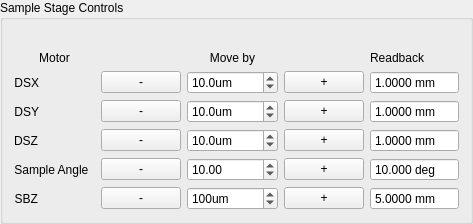
                <widget class="QGroupBox" name="groupBox_39">
                 <property name="enabled">
                  <bool>true</bool>
                 </property>
                 <property name="sizePolicy">
                  <sizepolicy hsizetype="Preferred" vsizetype="Preferred">
                   <horstretch>0</horstretch>
                   <verstretch>0</verstretch>
                  </sizepolicy>
                 </property>
                 <property name="styleSheet">
                  <string notr="true"/>
                 </property>
                 <property name="title">
                  <string>Sample Stage Controls</string>
                 </property>
                 <layout class="QGridLayout" name="gridLayout_90">
                  <item row="0" column="2">
                   <widget class="QLabel" name="label_167">
                    <property name="sizePolicy">
                     <sizepolicy hsizetype="Preferred" vsizetype="Fixed">
                      <horstretch>0</horstretch>
                      <verstretch>0</verstretch>
                     </sizepolicy>
                    </property>
                    <property name="text">
                     <string/>
                    </property>
                   </widget>
                  </item>
                  <item row="4" column="4">
                   <widget class="QPushButton" name="pb_move_dsz_pos">
                    <property name="sizePolicy">
                     <sizepolicy hsizetype="Preferred" vsizetype="Fixed">
                      <horstretch>0</horstretch>
                      <verstretch>0</verstretch>
                     </sizepolicy>
                    </property>
                    <property name="text">
                     <string>+</string>
                    </property>
                   </widget>
                  </item>
                  <item row="5" column="4">
                   <widget class="QPushButton" name="pb_move_dth_pos">
                    <property name="sizePolicy">
                     <sizepolicy hsizetype="Preferred" vsizetype="Fixed">
                      <horstretch>0</horstretch>
                      <verstretch>0</verstretch>
                     </sizepolicy>
                    </property>
                    <property name="text">
                     <string>+</string>
                    </property>
                   </widget>
                  </item>
                  <item row="4" column="0">
                   <widget class="QLabel" name="label_43">
                    <property name="sizePolicy">
                     <sizepolicy hsizetype="Fixed" vsizetype="Preferred">
                      <horstretch>0</horstretch>
                      <verstretch>0</verstretch>
                     </sizepolicy>
                    </property>
                    <property name="text">
                     <string>DSZ</string>
                    </property>
                    <property name="alignment">
                     <set>Qt::AlignRight|Qt::AlignTrailing|Qt::AlignVCenter</set>
                    </property>
                   </widget>
                  </item>
                  <item row="3" column="4">
                   <widget class="QPushButton" name="pb_move_dsy_pos">
                    <property name="sizePolicy">
                     <sizepolicy hsizetype="Preferred" vsizetype="Fixed">
                      <horstretch>0</horstretch>
                      <verstretch>0</verstretch>
                     </sizepolicy>
                    </property>
                    <property name="text">
                     <string>+</string>
                    </property>
                   </widget>
                  </item>
                  <item row="6" column="0">
                   <widget class="QLabel" name="label_82">
                    <property name="sizePolicy">
                     <sizepolicy hsizetype="Fixed" vsizetype="Preferred">
                      <horstretch>0</horstretch>
                      <verstretch>0</verstretch>
                     </sizepolicy>
                    </property>
                    <property name="text">
                     <string>SBZ</string>
                    </property>
                    <property name="alignment">
                     <set>Qt::AlignRight|Qt::AlignTrailing|Qt::AlignVCenter</set>
                    </property>
                   </widget>
                  </item>
                  <item row="2" column="2">
                   <widget class="QDoubleSpinBox" name="db_move_dsx">
                    <property name="sizePolicy">
                     <sizepolicy hsizetype="Preferred" vsizetype="Fixed">
                      <horstretch>0</horstretch>
                      <verstretch>0</verstretch>
                     </sizepolicy>
                    </property>
                    <property name="suffix">
                     <string>um</string>
                    </property>
                    <property name="decimals">
                     <number>1</number>
                    </property>
                    <property name="minimum">
                     <double>-10000.000000000000000</double>
                    </property>
                    <property name="maximum">
                     <double>10000.000000000000000</double>
                    </property>
                    <property name="singleStep">
                     <double>5.000000000000000</double>
                    </property>
                    <property name="value">
                     <double>10.000000000000000</double>
                    </property>
                   </widget>
                  </item>
                  <item row="3" column="5">
                   <widget class="QDoubleSpinBox" name="db_dsy">
                    <property name="sizePolicy">
                     <sizepolicy hsizetype="Preferred" vsizetype="Fixed">
                      <horstretch>0</horstretch>
                      <verstretch>0</verstretch>
                     </sizepolicy>
                    </property>
                    <property name="readOnly">
                     <bool>true</bool>
                    </property>
                    <property name="buttonSymbols">
                     <enum>QAbstractSpinBox::NoButtons</enum>
                    </property>
                    <property name="suffix">
                     <string> mm</string>
                    </property>
                    <property name="decimals">
                     <number>4</number>
                    </property>
                    <property name="minimum">
                     <double>-99.000000000000000</double>
                    </property>
                    <property name="value">
                     <double>1.000000000000000</double>
                    </property>
                   </widget>
                  </item>
                  <item row="1" column="2">
                   <widget class="QLabel" name="label_131">
                    <property name="sizePolicy">
                     <sizepolicy hsizetype="Preferred" vsizetype="Fixed">
                      <horstretch>0</horstretch>
                      <verstretch>0</verstretch>
                     </sizepolicy>
                    </property>
                    <property name="styleSheet">
                     <string notr="true"/>
                    </property>
                    <property name="text">
                     <string>Move by</string>
                    </property>
                    <property name="alignment">
                     <set>Qt::AlignCenter</set>
                    </property>
                   </widget>
                  </item>
                  <item row="2" column="4">
                   <widget class="QPushButton" name="pb_move_dsx_pos">
                    <property name="sizePolicy">
                     <sizepolicy hsizetype="Preferred" vsizetype="Fixed">
                      <horstretch>0</horstretch>
                      <verstretch>0</verstretch>
                     </sizepolicy>
                    </property>
                    <property name="text">
                     <string>  +  </string>
                    </property>
                   </widget>
                  </item>
                  <item row="5" column="5">
                   <widget class="QDoubleSpinBox" name="db_dsth">
                    <property name="sizePolicy">
                     <sizepolicy hsizetype="Preferred" vsizetype="Fixed">
                      <horstretch>0</horstretch>
                      <verstretch>0</verstretch>
                     </sizepolicy>
                    </property>
                    <property name="readOnly">
                     <bool>true</bool>
                    </property>
                    <property name="buttonSymbols">
                     <enum>QAbstractSpinBox::NoButtons</enum>
                    </property>
                    <property name="suffix">
                     <string> deg</string>
                    </property>
                    <property name="decimals">
                     <number>3</number>
                    </property>
                    <property name="minimum">
                     <double>-200.000000000000000</double>
                    </property>
                    <property name="maximum">
                     <double>200.000000000000000</double>
                    </property>
                    <property name="value">
                     <double>10.000000000000000</double>
                    </property>
                   </widget>
                  </item>
                  <item row="1" column="5">
                   <widget class="QLabel" name="label_168">
                    <property name="text">
                     <string>Readback</string>
                    </property>
                   </widget>
                  </item>
                  <item row="5" column="0">
                   <widget class="QLabel" name="label_169">
                    <property name="sizePolicy">
                     <sizepolicy hsizetype="Fixed" vsizetype="Preferred">
                      <horstretch>0</horstretch>
                      <verstretch>0</verstretch>
                     </sizepolicy>
                    </property>
                    <property name="text">
                     <string>Sample Angle  </string>
                    </property>
                    <property name="alignment">
                     <set>Qt::AlignRight|Qt::AlignTrailing|Qt::AlignVCenter</set>
                    </property>
                   </widget>
                  </item>
                  <item row="2" column="5">
                   <widget class="QDoubleSpinBox" name="db_dsx">
                    <property name="sizePolicy">
                     <sizepolicy hsizetype="Preferred" vsizetype="Fixed">
                      <horstretch>0</horstretch>
                      <verstretch>0</verstretch>
                     </sizepolicy>
                    </property>
                    <property name="readOnly">
                     <bool>true</bool>
                    </property>
                    <property name="buttonSymbols">
                     <enum>QAbstractSpinBox::NoButtons</enum>
                    </property>
                    <property name="suffix">
                     <string> mm</string>
                    </property>
                    <property name="decimals">
                     <number>4</number>
                    </property>
                    <property name="minimum">
                     <double>-99.000000000000000</double>
                    </property>
                    <property name="value">
                     <double>1.000000000000000</double>
                    </property>
                   </widget>
                  </item>
                  <item row="4" column="2">
                   <widget class="QDoubleSpinBox" name="db_move_dsz">
                    <property name="sizePolicy">
                     <sizepolicy hsizetype="Preferred" vsizetype="Fixed">
                      <horstretch>0</horstretch>
                      <verstretch>0</verstretch>
                     </sizepolicy>
                    </property>
                    <property name="suffix">
                     <string>um</string>
                    </property>
                    <property name="decimals">
                     <number>1</number>
                    </property>
                    <property name="minimum">
                     <double>-10000.000000000000000</double>
                    </property>
                    <property name="maximum">
                     <double>10000.000000000000000</double>
                    </property>
                    <property name="singleStep">
                     <double>5.000000000000000</double>
                    </property>
                    <property name="value">
                     <double>10.000000000000000</double>
                    </property>
                   </widget>
                  </item>
                  <item row="3" column="2">
                   <widget class="QDoubleSpinBox" name="db_move_dsy">
                    <property name="sizePolicy">
                     <sizepolicy hsizetype="Preferred" vsizetype="Fixed">
                      <horstretch>0</horstretch>
                      <verstretch>0</verstretch>
                     </sizepolicy>
                    </property>
                    <property name="suffix">
                     <string>um</string>
                    </property>
                    <property name="decimals">
                     <number>1</number>
                    </property>
                    <property name="minimum">
                     <double>-10000.000000000000000</double>
                    </property>
                    <property name="maximum">
                     <double>10000.000000000000000</double>
                    </property>
                    <property name="singleStep">
                     <double>5.000000000000000</double>
                    </property>
                    <property name="value">
                     <double>10.000000000000000</double>
                    </property>
                   </widget>
                  </item>
                  <item row="2" column="0">
                   <widget class="QLabel" name="label_170">
                    <property name="sizePolicy">
                     <sizepolicy hsizetype="Fixed" vsizetype="Preferred">
                      <horstretch>0</horstretch>
                      <verstretch>0</verstretch>
                     </sizepolicy>
                    </property>
                    <property name="text">
                     <string>DSX</string>
                    </property>
                    <property name="alignment">
                     <set>Qt::AlignRight|Qt::AlignTrailing|Qt::AlignVCenter</set>
                    </property>
                   </widget>
                  </item>
                  <item row="6" column="2">
                   <widget class="QDoubleSpinBox" name="db_move_sbz">
                    <property name="sizePolicy">
                     <sizepolicy hsizetype="Preferred" vsizetype="Fixed">
                      <horstretch>0</horstretch>
                      <verstretch>0</verstretch>
                     </sizepolicy>
                    </property>
                    <property name="suffix">
                     <string>um</string>
                    </property>
                    <property name="decimals">
                     <number>0</number>
                    </property>
                    <property name="minimum">
                     <double>-50000.000000000000000</double>
                    </property>
                    <property name="maximum">
                     <double>50000.000000000000000</double>
                    </property>
                    <property name="singleStep">
                     <double>100.000000000000000</double>
                    </property>
                    <property name="value">
                     <double>100.000000000000000</double>
                    </property>
                   </widget>
                  </item>
                  <item row="4" column="5">
                   <widget class="QDoubleSpinBox" name="db_dsz">
                    <property name="sizePolicy">
                     <sizepolicy hsizetype="Preferred" vsizetype="Fixed">
                      <horstretch>0</horstretch>
                      <verstretch>0</verstretch>
                     </sizepolicy>
                    </property>
                    <property name="readOnly">
                     <bool>true</bool>
                    </property>
                    <property name="buttonSymbols">
                     <enum>QAbstractSpinBox::NoButtons</enum>
                    </property>
                    <property name="suffix">
                     <string> mm</string>
                    </property>
                    <property name="decimals">
                     <number>4</number>
                    </property>
                    <property name="minimum">
                     <double>-99.000000000000000</double>
                    </property>
                    <property name="value">
                     <double>1.000000000000000</double>
                    </property>
                   </widget>
                  </item>
                  <item row="5" column="2">
                   <widget class="QDoubleSpinBox" name="db_move_dsth">
                    <property name="sizePolicy">
                     <sizepolicy hsizetype="Preferred" vsizetype="Fixed">
                      <horstretch>0</horstretch>
                      <verstretch>0</verstretch>
                     </sizepolicy>
                    </property>
                    <property name="suffix">
                     <string/>
                    </property>
                    <property name="minimum">
                     <double>-120.000000000000000</double>
                    </property>
                    <property name="maximum">
                     <double>120.000000000000000</double>
                    </property>
                    <property name="singleStep">
                     <double>10.000000000000000</double>
                    </property>
                    <property name="value">
                     <double>10.000000000000000</double>
                    </property>
                   </widget>
                  </item>
                  <item row="6" column="5">
                   <widget class="QDoubleSpinBox" name="db_sbz">
                    <property name="sizePolicy">
                     <sizepolicy hsizetype="Preferred" vsizetype="Fixed">
                      <horstretch>0</horstretch>
                      <verstretch>0</verstretch>
                     </sizepolicy>
                    </property>
                    <property name="readOnly">
                     <bool>true</bool>
                    </property>
                    <property name="buttonSymbols">
                     <enum>QAbstractSpinBox::NoButtons</enum>
                    </property>
                    <property name="suffix">
                     <string> mm</string>
                    </property>
                    <property name="decimals">
                     <number>4</number>
                    </property>
                    <property name="minimum">
                     <double>-100.000000000000000</double>
                    </property>
                    <property name="maximum">
                     <double>100.000000000000000</double>
                    </property>
                    <property name="value">
                     <double>5.000000000000000</double>
                    </property>
                   </widget>
                  </item>
                  <item row="1" column="0">
                   <widget class="QLabel" name="label_171">
                    <property name="sizePolicy">
                     <sizepolicy hsizetype="Preferred" vsizetype="Fixed">
                      <horstretch>0</horstretch>
                      <verstretch>0</verstretch>
                     </sizepolicy>
                    </property>
                    <property name="styleSheet">
                     <string notr="true"/>
                    </property>
                    <property name="text">
                     <string>Motor</string>
                    </property>
                    <property name="alignment">
                     <set>Qt::AlignCenter</set>
                    </property>
                   </widget>
                  </item>
                  <item row="3" column="0">
                   <widget class="QLabel" name="label_172">
                    <property name="sizePolicy">
                     <sizepolicy hsizetype="Fixed" vsizetype="Preferred">
                      <horstretch>0</horstretch>
                      <verstretch>0</verstretch>
                     </sizepolicy>
                    </property>
                    <property name="text">
                     <string>DSY</string>
                    </property>
                    <property name="alignment">
                     <set>Qt::AlignRight|Qt::AlignTrailing|Qt::AlignVCenter</set>
                    </property>
                   </widget>
                  </item>
                  <item row="6" column="4">
                   <widget class="QPushButton" name="pb_move_sbz_pos">
                    <property name="sizePolicy">
                     <sizepolicy hsizetype="Preferred" vsizetype="Fixed">
                      <horstretch>0</horstretch>
                      <verstretch>0</verstretch>
                     </sizepolicy>
                    </property>
                    <property name="text">
                     <string>+</string>
                    </property>
                   </widget>
                  </item>
                  <item row="2" column="1">
                   <widget class="QPushButton" name="pb_move_dsx_neg">
                    <property name="sizePolicy">
                     <sizepolicy hsizetype="Preferred" vsizetype="Fixed">
                      <horstretch>0</horstretch>
                      <verstretch>0</verstretch>
                     </sizepolicy>
                    </property>
                    <property name="text">
                     <string>   -   </string>
                    </property>
                   </widget>
                  </item>
                  <item row="3" column="1">
                   <widget class="QPushButton" name="pb_move_dsy_neg">
                    <property name="sizePolicy">
                     <sizepolicy hsizetype="Preferred" vsizetype="Fixed">
                      <horstretch>0</horstretch>
                      <verstretch>0</verstretch>
                     </sizepolicy>
                    </property>
                    <property name="text">
                     <string>-</string>
                    </property>
                   </widget>
                  </item>
                  <item row="4" column="1">
                   <widget class="QPushButton" name="pb_move_dsz_neg">
                    <property name="sizePolicy">
                     <sizepolicy hsizetype="Preferred" vsizetype="Fixed">
                      <horstretch>0</horstretch>
                      <verstretch>0</verstretch>
                     </sizepolicy>
                    </property>
                    <property name="text">
                     <string>-</string>
                    </property>
                   </widget>
                  </item>
                  <item row="5" column="1">
                   <widget class="QPushButton" name="pb_move_dth_pos_neg">
                    <property name="sizePolicy">
                     <sizepolicy hsizetype="Preferred" vsizetype="Fixed">
                      <horstretch>0</horstretch>
                      <verstretch>0</verstretch>
                     </sizepolicy>
                    </property>
                    <property name="text">
                     <string>-</string>
                    </property>
                   </widget>
                  </item>
                  <item row="6" column="1">
                   <widget class="QPushButton" name="pb_move_sbz_neg">
                    <property name="sizePolicy">
                     <sizepolicy hsizetype="Preferred" vsizetype="Fixed">
                      <horstretch>0</horstretch>
                      <verstretch>0</verstretch>
                     </sizepolicy>
                    </property>
                    <property name="text">
                     <string>-</string>
                    </property>
                   </widget>
                  </item>
                 </layout>
                </widget>
